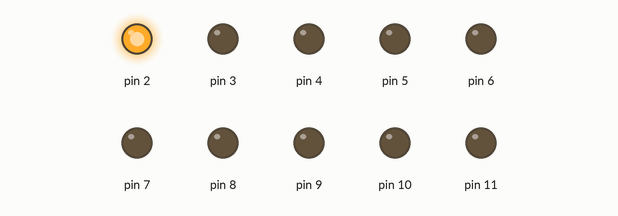
Simulated run of this sketch. Board: Arduino Uno, built with avr-gcc and run on an emulated ATmega328P. Parts: output pins drawn as LEDs (lit = HIGH).

Above: at 0.15 s.
At 1.05 s:
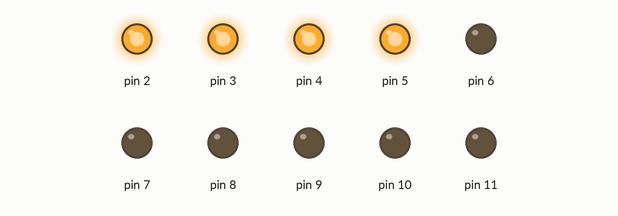
At 1.95 s:
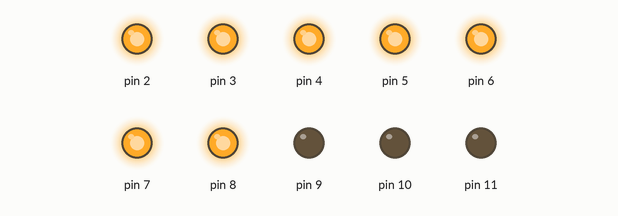
At 3.75 s:
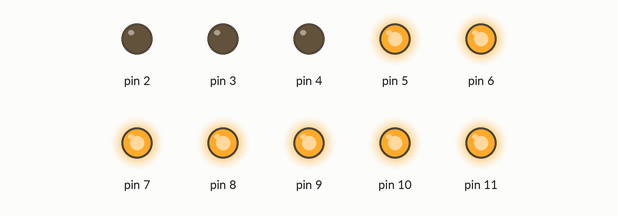
At 5.55 s:
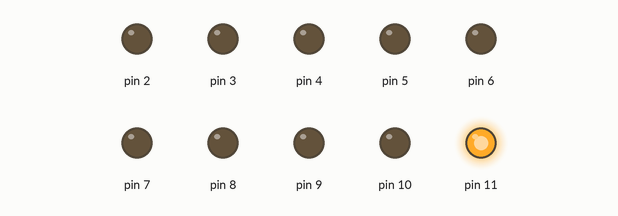
At 7.35 s:
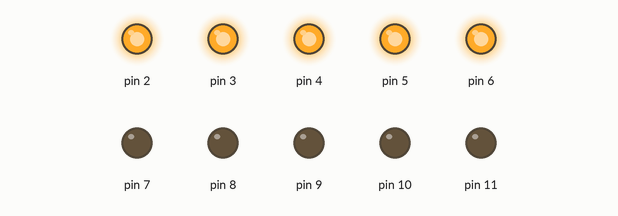
Timing chart, 0 to 7.8 s (numbered marks = the images above):
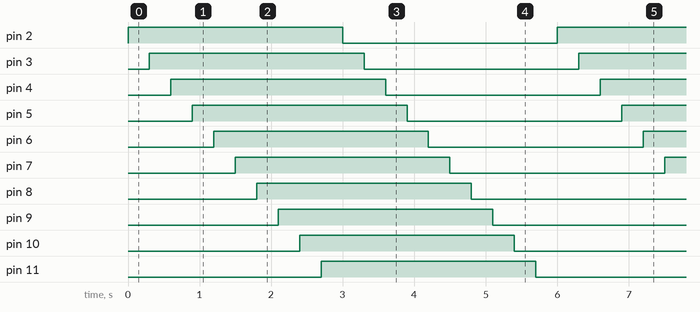

Measured:
- by itself, pin 2–11: alternates HIGH for 3.0 s and LOW for 3.0 s

The sketch:

sketch_nov14a.ino
```cpp
#include "coeur.h" //Implémentation des bibliothèque créer
#include "param.h"

void setup()
{
  int i; //Déclaration de la variable i utiliser dans toutes nos fonctions

 switch (choix) //Vérification de la valeur de notre macro écrite dans param.h par notre programme en C
 {
  case 1 : //Si l'utilisateur a entré 1 lorsque qu'on téléverseras le mode chenille seras activé
    Chenille(i);
    break;

  case 2 :
    Chenille_1sur2(i);
    break;

  case 3 :
    Chenille_1sur3(i);
    break;

  case 4 :
    Chenille_tout(i);
    break;

  case 5 :
    Chenille_Ay(i);
    break;
 }
}
void loop()
{

}
```

coeur.cpp
```cpp
#include <Arduino.h> //Implémentation de la bibliothèque Arduino pour pouvoir utiliser les fonctions de base Arduino
#include "coeur.h"

void Chenille(int i) //Déclaration de la fonction chenille
{
  while(1) //boucle
  {
    for (i = 2; i <12; i++) //Creer une boucle qui se fait 10 fois pour les 10 LED
        {
          pinMode(i,OUTPUT); //Initialisation de la patte sur laquelle est branché LED
          digitalWrite(i,HIGH); //On met cet patte a l'état haut (on lui envoie du courant)
          delay(500); //Delais de 0.5 seconde
          digitalWrite(i,LOW); //On met cet patte a l'état bas (plus de courant)
        }


  }
}
void Chenille_1sur2(int i) //Déclaration de la fonction chenille 1 sur 2
{
  while(1)
  {

  for (i = 2; i <12; i=i+2)
      {
        pinMode(i,OUTPUT);
        digitalWrite(i,HIGH);

      }
      delay(500);
      for (i = 2; i <12; i++)
      {

        digitalWrite(i,LOW);
       i++;

      }
      delay(500);

  }
}

void Chenille_1sur3(int i)
{
  while(1)
  {

  for (i = 2; i <12; i++)
      {
        pinMode(i,OUTPUT);
        digitalWrite(i,HIGH);
       i++; //On incrémente i encore deux fois dans la boucle comme ça 1 led sur 3 s'allume
       i++;
      }
      delay(500);
      for (i = 2; i <12; i++)
      {

        digitalWrite(i,LOW);
       i++;
       i++;
      }
  }

}

void Chenille_tout(int i)
{
   while(1)
  {
     for (i = 2; i <12; i++) //Dans cet boucle on met d'abord toutes les LEDs a l'état haut puis avec un delais de 0.5 seconde on les fait toutes passer a l'état bas et ainsi de suite
      {
        pinMode(i,OUTPUT);
        digitalWrite(i,HIGH);
      }
      delay (500);
      for (i = 2; i <12; i++)
      {

        digitalWrite(i,LOW);

      }
       delay(500);
  }
}
void Chenille_Ay(int i){ //le Rajout de cet fonction etait notre idée (et est optionel)

  while(1)
  {
     for (i = 2; i <12; i++) //On allume toute les LEDs une par une
      {
        pinMode(i,OUTPUT);
        digitalWrite(i,HIGH);
        delay(300);
      }
      for (i = 2; i <12; i++) //On éteint toutes les LEDs une par une
      {
        pinMode(i,OUTPUT);
        digitalWrite(i,LOW);
        delay(300);
      }
  }

}
```

coeur.h
```cpp
//Prototype des fonctions
void Chenille(int i);
void Chenille_1sur2(int i);
void Chenille_1sur3(int i);
void Chenille_tout(int i);
void Chenille_Ay(int i);
```

param.h
```cpp
#define choix 5
```
